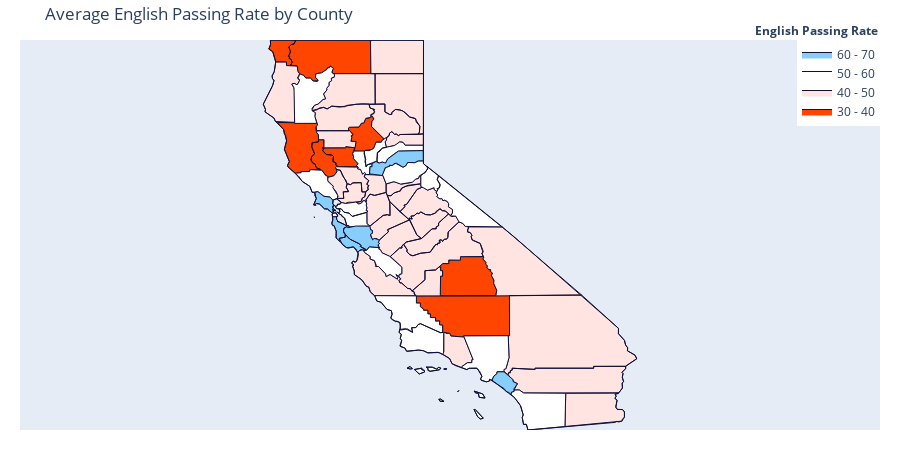

Notebook source saved alongside this figure:
### Code cell
counties = countydf['code'].tolist()
score = countydf['Score'].tolist()


heatmap_color = [
    'springgreen',
    'turquoise',
    'paleturquoise',
    'lightskyblue', 
    'orangered', # 30-40
    'mistyrose', # 40-50
    'white', # 50-60
    'lightskyblue', # 60-70
    'darkviolet'
    
]

endpts = list(range(0,80,10))

fig = ff.create_choropleth(
      fips = counties, values = score, colorscale = heatmap_color,
      show_state_data = True, scope = ['CA'],
      binning_endpoints=endpts,
      county_outline={'color': 'rgb(15,15,55)', 'width': 1},
      state_outline={'color': 'rgb(15,15,55)', 'width': 1},
      legend_title='English Passing Rate', title='Average English Passing Rate by County'
   )


iplot(fig)
# plotly.offline.plot(fig, filename='cali_absent.html')

### Figure 1 — Plotly figure (JSON) as saved in the notebook; plotly's stock layout.template omitted (floating-point values rounded to 4 significant figures; data arrays with more than 128 entries replaced by an {"elided": "..."} marker saying what was removed)
{"data": [{"fill": "toself", "fillcolor": "springgreen", "hoverinfo": "none", "line": {"color": "rgb(15,15,55)", "width": 1}, "mode": "lines", "name": "< 0", "type": "scatter", "x": [], "y": []}, {"fill": "toself", "fillcolor": "turquoise", "hoverinfo": "none", "line": {"color": "rgb(15,15,55)", "width": 1}, "mode": "lines", "name": "0 - 10", "type": "scatter", "x": [], "y": []}, {"fill": "toself", "fillcolor": "paleturquoise", "hoverinfo": "none", "line": {"color": "rgb(15,15,55)", "width": 1}, "mode": "lines", "name": "10 - 20", "type": "scatter", "x": [], "y": []}, {"fill": "toself", "fillcolor": "lightskyblue", "hoverinfo": "none", "line": {"color": "rgb(15,15,55)", "width": 1}, "mode": "lines", "name": "20 - 30", "type": "scatter", "x": [], "y": []}, {"fill": "toself", "fillcolor": "orangered", "hoverinfo": "none", "line": {"color": "rgb(15,15,55)", "width": 1}, "mode": "lines", "name": "30 - 40", "type": "scatter", "x": {"elided": "228 float values"}, "y": {"elided": "228 float values"}}, {"fill": "toself", "fillcolor": "mistyrose", "hoverinfo": "none", "line": {"color": "rgb(15,15,55)", "width": 1}, "mode": "lines", "name": "40 - 50", "type": "scatter", "x": {"elided": "713 float values"}, "y": {"elided": "713 float values"}}, {"fill": "toself", "fillcolor": "white", "hoverinfo": "none", "line": {"color": "rgb(15,15,55)", "width": 1}, "mode": "lines", "name": "50 - 60", "type": "scatter", "x": {"elided": "445 float values"}, "y": {"elided": "445 float values"}}, {"fill": "toself", "fillcolor": "lightskyblue", "hoverinfo": "none", "line": {"color": "rgb(15,15,55)", "width": 1}, "mode": "lines", "name": "60 - 70", "type": "scatter", "x": {"elided": "138 float values"}, "y": {"elided": "138 float values"}}, {"fill": "toself", "fillcolor": "darkviolet", "hoverinfo": "none", "line": {"color": "rgb(15,15,55)", "width": 1}, "mode": "lines", "name": "> 70", "type": "scatter", "x": [], "y": []}, {"hoverinfo": "text", "legendgroup": "centroids", "marker": {"color": "white", "opacity": 0}, "mode": "markers", "name": "US Counties", "selected": {"marker": {"color": "white", "opacity": 1, "size": 3}}, "showlegend": false, "text": ["County: Ventura<br>State: California<br>FIPS: 06111<br>Value: 49", "County: Ventura<br>State: California<br>FIPS: 06111<br>Value: 49", "County: Ventura<br>State: California<br>FIPS: 06111<br>Value: 49", "County: Santa Barbara<br>State: California<br>FIPS: 06083<br>Value: 58", "County: Santa Barbara<br>State: California<br>FIPS: 06083<br>Value: 58", "County: Santa Barbara<br>State: California<br>FIPS: 06083<br>Value: 58", "County: Santa Barbara<br>State: California<br>FIPS: 06083<br>Value: 58", "County: Santa Barbara<br>State: California<br>FIPS: 06083<br>Value: 58", "County: San Francisco<br>State: California<br>FIPS: 06075<br>Value: 56", "County: San Francisco<br>State: California<br>FIPS: 06075<br>Value: 56", "County: San Francisco<br>State: California<br>FIPS: 06075<br>Value: 56", "County: San Francisco<br>State: California<br>FIPS: 06075<br>Value: 56", "County: San Francisco<br>State: California<br>FIPS: 06075<br>Value: 56", "County: Marin<br>State: California<br>FIPS: 06041<br>Value: 65", "County: Marin<br>State: California<br>FIPS: 06041<br>Value: 65", "County: Los Angeles<br>State: California<br>FIPS: 06037<br>Value: 56", "County: Los Angeles<br>State: California<br>FIPS: 06037<br>Value: 56", "County: Los Angeles<br>State: California<br>FIPS: 06037<br>Value: 56", "County: Del Norte<br>State: California<br>FIPS: 06015<br>Value: 36", "County: Del Norte<br>State: California<br>FIPS: 06015<br>Value: 36", "County: Alameda<br>State: California<br>FIPS: 06001<br>Value: 59", "County: Alpine<br>State: California<br>FIPS: 06003<br>Value: 52", "County: Amador<br>State: California<br>FIPS: 06005<br>Value: 47", "County: Butte<br>State: California<br>FIPS: 06007<br>Value: 39", "County: Calaveras<br>State: California<br>FIPS: 06009<br>Value: 50", "County: Colusa<br>State: California<br>FIPS: 06011<br>Value: 38", "County: Contra Costa<br>State: California<br>FIPS: 06013<br>Value: 60", "County: El Dorado<br>State: California<br>FIPS: 06017<br>Value: 56", "County: Fresno<br>State: California<br>FIPS: 06019<br>Value: 44", "County: Glenn<br>State: California<br>FIPS: 06021<br>Value: 42", "County: Humboldt<br>State: California<br>FIPS: 06023<br>Value: 47", "County: Imperial<br>State: California<br>FIPS: 06025<br>Value: 48", "County: Inyo<br>State: California<br>FIPS: 06027<br>Value: 44", "County: Kern<br>State: California<br>FIPS: 06029<br>Value: 40", "County: Kings<br>State: California<br>FIPS: 06031<br>Value: 47", "County: Lake<br>State: California<br>FIPS: 06033<br>Value: 33", "County: Lassen<br>State: California<br>FIPS: 06035<br>Value: 44", "County: Madera<br>State: California<br>FIPS: 06039<br>Value: 46", "County: Mariposa<br>State: California<br>FIPS: 06043<br>Value: 47", "County: Mendocino<br>State: California<br>FIPS: 06045<br>Value: 39", "County: Merced<br>State: California<br>FIPS: 06047<br>Value: 41", "County: Modoc<br>State: California<br>FIPS: 06049<br>Value: 43", "County: Mono<br>State: California<br>FIPS: 06051<br>Value: 53", "County: Monterey<br>State: California<br>FIPS: 06053<br>Value: 45", "County: Napa<br>State: California<br>FIPS: 06055<br>Value: 49", "County: Nevada<br>State: California<br>FIPS: 06057<br>Value: 55", "County: Orange<br>State: California<br>FIPS: 06059<br>Value: 62", "County: Placer<br>State: California<br>FIPS: 06061<br>Value: 62", "County: Plumas<br>State: California<br>FIPS: 06063<br>Value: 44", "County: Riverside<br>State: California<br>FIPS: 06065<br>Value: 44", "County: Sacramento<br>State: California<br>FIPS: 06067<br>Value: 46", "County: San Benito<br>State: California<br>FIPS: 06069<br>Value: 54", "County: San Bernardino<br>State: California<br>FIPS: 06071<br>Value: 45", "County: San Diego<br>State: California<br>FIPS: 06073<br>Value: 57", "County: San Joaquin<br>State: California<br>FIPS: 06077<br>Value: 46", "County: San Luis Obispo<br>State: California<br>FIPS: 06079<br>Value: 57", "County: San Mateo<br>State: California<br>FIPS: 06081<br>Value: 63", "County: Santa Clara<br>State: California<br>FIPS: 06085<br>Value: 66", "County: Santa Cruz<br>State: California<br>FIPS: 06087<br>Value: 61", "County: Shasta<br>State: California<br>FIPS: 06089<br>Value: 46", "County: Sierra<br>State: California<br>FIPS: 06091<br>Value: 44", "County: Siskiyou<br>State: California<br>FIPS: 06093<br>Value: 39", "County: Solano<br>State: California<br>FIPS: 06095<br>Value: 47", "County: Sonoma<br>State: California<br>FIPS: 06097<br>Value: 54", "County: Stanislaus<br>State: California<br>FIPS: 06099<br>Value: 46", "County: Sutter<br>State: California<br>FIPS: 06101<br>Value: 56", "County: Tehama<br>State: California<br>FIPS: 06103<br>Value: 42", "County: Trinity<br>State: California<br>FIPS: 06105<br>Value: 53", "County: Tulare<br>State: California<br>FIPS: 06107<br>Value: 37", "County: Tuolumne<br>State: California<br>FIPS: 06109<br>Value: 47", "County: Yolo<br>State: California<br>FIPS: 06113<br>Value: 46", "County: Yuba<br>State: California<br>FIPS: 06115<br>Value: 53"], "type": "scatter", "unselected": {"marker": {"opacity": 0}}, "x": [[-119.4], [-119.1], [-119.5], [-119.0], [-119.7], [-120.1], [-120.4], [-120.0], [-123.0], [-122.3], [-122.4], [-122.4], [-122.4], [-122.4], [-122.7], [-118.4], [-118.5], [-118.2], [-124.2], [-123.9], -121.9, -119.8, -120.7, -121.6, -120.6, -122.2, -121.9, -120.5, -119.6, -122.4, -123.9, -115.4, -117.4, -118.7, -119.8, -122.8, -120.6, -119.8, -119.9, -123.4, -120.7, -120.7, -118.9, -121.2, -122.3, -120.8, -117.8, -120.7, -120.8, -116.0, -121.3, -121.1, -116.2, -116.7, -121.3, -120.4, -122.3, -121.7, -122.0, -122.0, -120.5, -122.5, -121.9, -122.9, -121.0, -121.7, -122.2, -123.1, -118.8, -120.0, -121.9, -121.4], "y": [[34.01], [34.47], [33.25], [33.48], [34.01], [33.97], [34.04], [34.72], [37.7], [37.78], [37.82], [37.86], [37.76], [37.86], [38.07], [33.38], [32.9], [34.36], [41.95], [41.74], 37.65, 38.6, 38.45, 39.67, 38.2, 39.18, 37.92, 38.78, 36.76, 39.6, 40.7, 33.04, 36.51, 35.34, 36.08, 39.1, 40.67, 37.22, 37.58, 39.44, 37.19, 41.59, 37.94, 36.22, 38.51, 39.3, 33.7, 39.06, 40.0, 33.74, 38.45, 36.61, 34.84, 33.03, 37.93, 35.39, 37.42, 37.23, 37.06, 40.76, 39.58, 41.59, 38.27, 38.53, 37.56, 39.03, 40.13, 40.65, 36.22, 38.03, 38.69, 39.27]}, {"hoverinfo": "text", "legendgroup": "States", "line": {"color": "rgb(15,15,55)", "width": 1}, "mode": "lines", "showlegend": false, "type": "scatter", "x": {"elided": "263 float values"}, "y": {"elided": "263 float values"}}], "layout": {"annotations": [{"showarrow": false, "text": "<b>English Passing Rate</b>", "x": 1, "xanchor": "right", "xref": "paper", "y": 1.05, "yref": "paper"}], "dragmode": "select", "height": 450, "hovermode": "closest", "legend": {"traceorder": "reversed", "x": 1, "xanchor": "right", "y": 1, "yanchor": "top"}, "margin": {"b": 20, "l": 20, "r": 20, "t": 40}, "title": {"text": "Average English Passing Rate by County"}, "width": 900, "xaxis": {"autorange": false, "fixedrange": true, "range": [-131.1, -107.4], "showgrid": false, "showticklabels": false, "zeroline": false}, "yaxis": {"autorange": false, "fixedrange": true, "range": [32.53, 42.0], "showgrid": false, "showticklabels": false, "zeroline": false}}}
